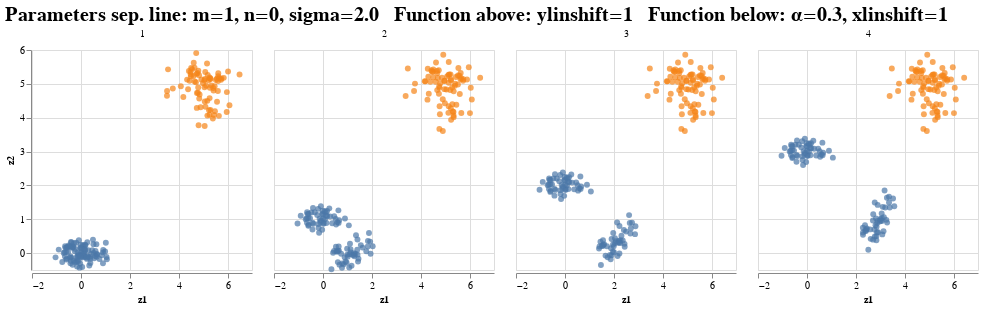

This figure's notebook cell:
### Code cell
ind_clusterchange = [1]

fa = FunctionParams(fgeneral_transformation, (ylinshift=1,))
fb = FunctionParams(fgeneral_transformation, (α=0.3, xlinshift=1))

fd = FunctionParams(divide_cluster, (m=1, n=0, fa=fa, fb=fb, sigma=2.0,))
h[1] = fd

latent_example_clusterdivision = transform_data(ntimepoints, ind_clusterchange, toy_data, c, h)

plots_example_clusterdivision = plot_tf_data_t(latent_example_clusterdivision; transformation_function=fd, cell_annotation=df_toy_data.label)

### Figure 1 — Vega-Lite specification as saved in the notebook (floating-point values rounded to 4 significant figures; data arrays with more than 128 entries replaced by an {"elided": "..."} marker saying what was removed)
{"config": {"legend": {"labelFontSize": 20, "titleFontSize": 20}}, "data": {"values": {"elided": "720 records"}}, "encoding": {"color": {"field": "cloud", "legend": {"disable": true, "orient": "right", "title": "Clusters"}, "scale": {"scheme": "tableau10"}, "type": "nominal"}, "column": {"field": "timepoint", "title": null, "type": "nominal"}, "size": {"value": 35}, "x": {"axis": {"labelFontSize": 10, "tickCount": 5, "titleFontSize": 10}, "field": "z1", "title": "z1", "type": "quantitative"}, "y": {"axis": {"labelFontSize": 10, "tickCount": 5, "titleFontSize": 10}, "field": "z2", "title": "z2", "type": "quantitative"}}, "height": 220, "labelFontSize": 50, "mark": "circle", "title": {"fontSize": 20, "text": "Parameters sep. line: m=1, n=0, sigma=2.0 \n Function above: ylinshift=1 \n Function below: α=0.3, xlinshift=1"}, "width": 220}
